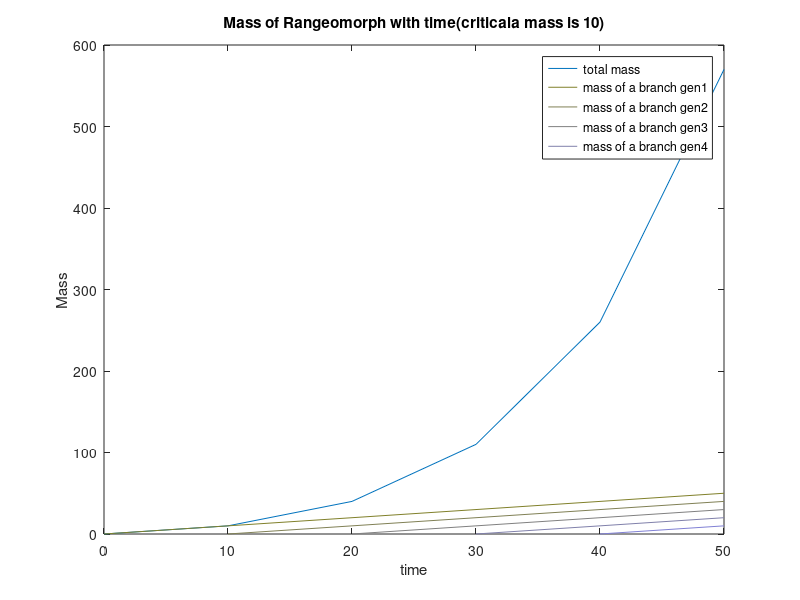

MATLAB code for this plot:
%Mass increment for a unit time is minc
clear all;
close all;

mb=[0 0 0 0 0];
mc=10;
t=0;
totalM = [ 0 0 0 0 0 0];
btime = [ 0 0 0 0 0 0];
minc=1;
for i=1:size(mb,2)
    it=0;
    while(mb(i)<mc)
        
        if i-1 ~=0
        if (mb(i-1)==mc||it==0)
            btime(i)=t;
            for k = 1:i
               totalM(i)= totalM(i)+2^(k-1)*mb(k);
            end
        end
        end
        
            for j=1:i
                mb(j)=mb(j)+minc;
            end
      
        t=t+1;
        it=it+1;
    end  
end

btime(6)=t;
for i = 1:5
    totalM(6)= totalM(6)+2^(i-1)*mb(i);
end

figure;
plot(btime,totalM);
title(['Mass of Rangeomorph with time(criticala mass is ',num2str(mc),')'])
xlabel('time')
ylabel('Mass')


for i = 1:5
    line([btime(i),btime(6)],[0,mb(i)],'Color',[0.5 0.5 i/6]);
end

legend('total mass','mass of a branch gen1','mass of a branch gen2','mass of a branch gen3','mass of a branch gen4')



